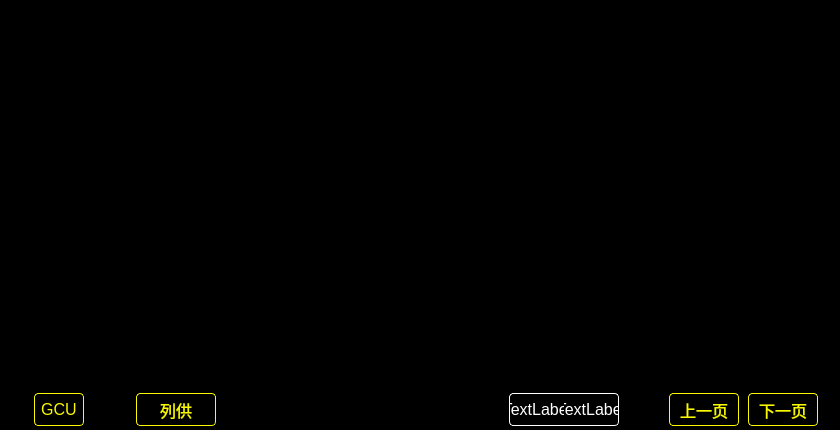
<?xml version="1.0" encoding="UTF-8"?>
<ui version="4.0">
 <class>GCUWidget</class>
 <widget class="QWidget" name="GCUWidget">
  <property name="geometry">
   <rect>
    <x>0</x>
    <y>0</y>
    <width>840</width>
    <height>430</height>
   </rect>
  </property>
  <property name="minimumSize">
   <size>
    <width>0</width>
    <height>0</height>
   </size>
  </property>
  <property name="windowTitle">
   <string>Form</string>
  </property>
  <property name="styleSheet">
   <string notr="true">QWidget
{
background: black;
}
QPushButton{
	color:#f9f900;
	font:75 16px;
	border:1px solid  #fafa00;
	border-radius:4px;
}

QPushButton:focus:!active{
	background:transparent;
}

QPushButton:pressed:active,QPushButton:focus:active{
	background:#0000fe;
}
QLabel#label_pageNum{
	color:white;
	font:16px;
	border:1px solid white;
	border-top-left-radius:4px;
	border-bottom-left-radius:4px;
	border-right:none;
}
/*****总页数*****/
QLabel#label_totalPage{
	color:white;
	font:16px;
	border:1px solid white;
	border-bottom-right-radius:4px;
	border-top-right-radius:4px;
	border-left:none;
}

</string>
  </property>
  <layout class="QGridLayout" name="gridLayout">
   <property name="leftMargin">
    <number>2</number>
   </property>
   <property name="topMargin">
    <number>4</number>
   </property>
   <property name="rightMargin">
    <number>2</number>
   </property>
   <property name="bottomMargin">
    <number>4</number>
   </property>
   <property name="horizontalSpacing">
    <number>0</number>
   </property>
   <property name="verticalSpacing">
    <number>4</number>
   </property>
   <item row="0" column="0">
    <widget class="QStackedWidget" name="stackedWidget"/>
   </item>
   <item row="1" column="0">
    <layout class="QHBoxLayout" name="horizontalLayout_6">
     <property name="spacing">
      <number>0</number>
     </property>
     <item>
      <layout class="QHBoxLayout" name="horizontalLayout_2">
       <property name="spacing">
        <number>9</number>
       </property>
       <item>
        <spacer name="horizontalSpacer_5">
         <property name="orientation">
          <enum>Qt::Horizontal</enum>
         </property>
         <property name="sizeType">
          <enum>QSizePolicy::Fixed</enum>
         </property>
         <property name="sizeHint" stdset="0">
          <size>
           <width>29</width>
           <height>20</height>
          </size>
         </property>
        </spacer>
       </item>
       <item>
        <widget class="QPushButton" name="pushButton">
         <property name="minimumSize">
          <size>
           <width>50</width>
           <height>33</height>
          </size>
         </property>
         <property name="maximumSize">
          <size>
           <width>50</width>
           <height>33</height>
          </size>
         </property>
         <property name="text">
          <string>GCU</string>
         </property>
        </widget>
       </item>
       <item>
        <spacer name="horizontalSpacer">
         <property name="orientation">
          <enum>Qt::Horizontal</enum>
         </property>
         <property name="sizeType">
          <enum>QSizePolicy::Preferred</enum>
         </property>
         <property name="sizeHint" stdset="0">
          <size>
           <width>40</width>
           <height>20</height>
          </size>
         </property>
        </spacer>
       </item>
       <item>
        <widget class="QPushButton" name="pushButton_2">
         <property name="minimumSize">
          <size>
           <width>80</width>
           <height>33</height>
          </size>
         </property>
         <property name="maximumSize">
          <size>
           <width>80</width>
           <height>33</height>
          </size>
         </property>
         <property name="text">
          <string>列供</string>
         </property>
        </widget>
       </item>
      </layout>
     </item>
     <item>
      <spacer name="horizontalSpacer_4">
       <property name="orientation">
        <enum>Qt::Horizontal</enum>
       </property>
       <property name="sizeType">
        <enum>QSizePolicy::Minimum</enum>
       </property>
       <property name="sizeHint" stdset="0">
        <size>
         <width>290</width>
         <height>20</height>
        </size>
       </property>
      </spacer>
     </item>
     <item>
      <layout class="QHBoxLayout" name="horizontalLayout_5">
       <item>
        <layout class="QHBoxLayout" name="horizontalLayout_3">
         <property name="spacing">
          <number>0</number>
         </property>
         <item>
          <widget class="QLabel" name="label_pageNum">
           <property name="minimumSize">
            <size>
             <width>55</width>
             <height>33</height>
            </size>
           </property>
           <property name="maximumSize">
            <size>
             <width>55</width>
             <height>33</height>
            </size>
           </property>
           <property name="text">
            <string>TextLabel</string>
           </property>
           <property name="alignment">
            <set>Qt::AlignCenter</set>
           </property>
          </widget>
         </item>
         <item>
          <widget class="QLabel" name="label_totalPage">
           <property name="minimumSize">
            <size>
             <width>55</width>
             <height>33</height>
            </size>
           </property>
           <property name="maximumSize">
            <size>
             <width>55</width>
             <height>33</height>
            </size>
           </property>
           <property name="text">
            <string>TextLabel</string>
           </property>
           <property name="alignment">
            <set>Qt::AlignCenter</set>
           </property>
          </widget>
         </item>
        </layout>
       </item>
       <item>
        <spacer name="horizontalSpacer_3">
         <property name="orientation">
          <enum>Qt::Horizontal</enum>
         </property>
         <property name="sizeType">
          <enum>QSizePolicy::Minimum</enum>
         </property>
         <property name="sizeHint" stdset="0">
          <size>
           <width>50</width>
           <height>20</height>
          </size>
         </property>
        </spacer>
       </item>
       <item>
        <layout class="QHBoxLayout" name="horizontalLayout_4">
         <property name="spacing">
          <number>9</number>
         </property>
         <item>
          <widget class="QPushButton" name="pbt_pageUp">
           <property name="minimumSize">
            <size>
             <width>70</width>
             <height>33</height>
            </size>
           </property>
           <property name="maximumSize">
            <size>
             <width>70</width>
             <height>33</height>
            </size>
           </property>
           <property name="text">
            <string>上一页</string>
           </property>
          </widget>
         </item>
         <item>
          <widget class="QPushButton" name="pbt_pageDown">
           <property name="minimumSize">
            <size>
             <width>70</width>
             <height>33</height>
            </size>
           </property>
           <property name="maximumSize">
            <size>
             <width>70</width>
             <height>33</height>
            </size>
           </property>
           <property name="text">
            <string>下一页</string>
           </property>
          </widget>
         </item>
         <item>
          <spacer name="horizontalSpacer_6">
           <property name="orientation">
            <enum>Qt::Horizontal</enum>
           </property>
           <property name="sizeType">
            <enum>QSizePolicy::Minimum</enum>
           </property>
           <property name="sizeHint" stdset="0">
            <size>
             <width>20</width>
             <height>20</height>
            </size>
           </property>
          </spacer>
         </item>
        </layout>
       </item>
      </layout>
     </item>
    </layout>
   </item>
  </layout>
 </widget>
 <resources/>
 <connections/>
</ui>
